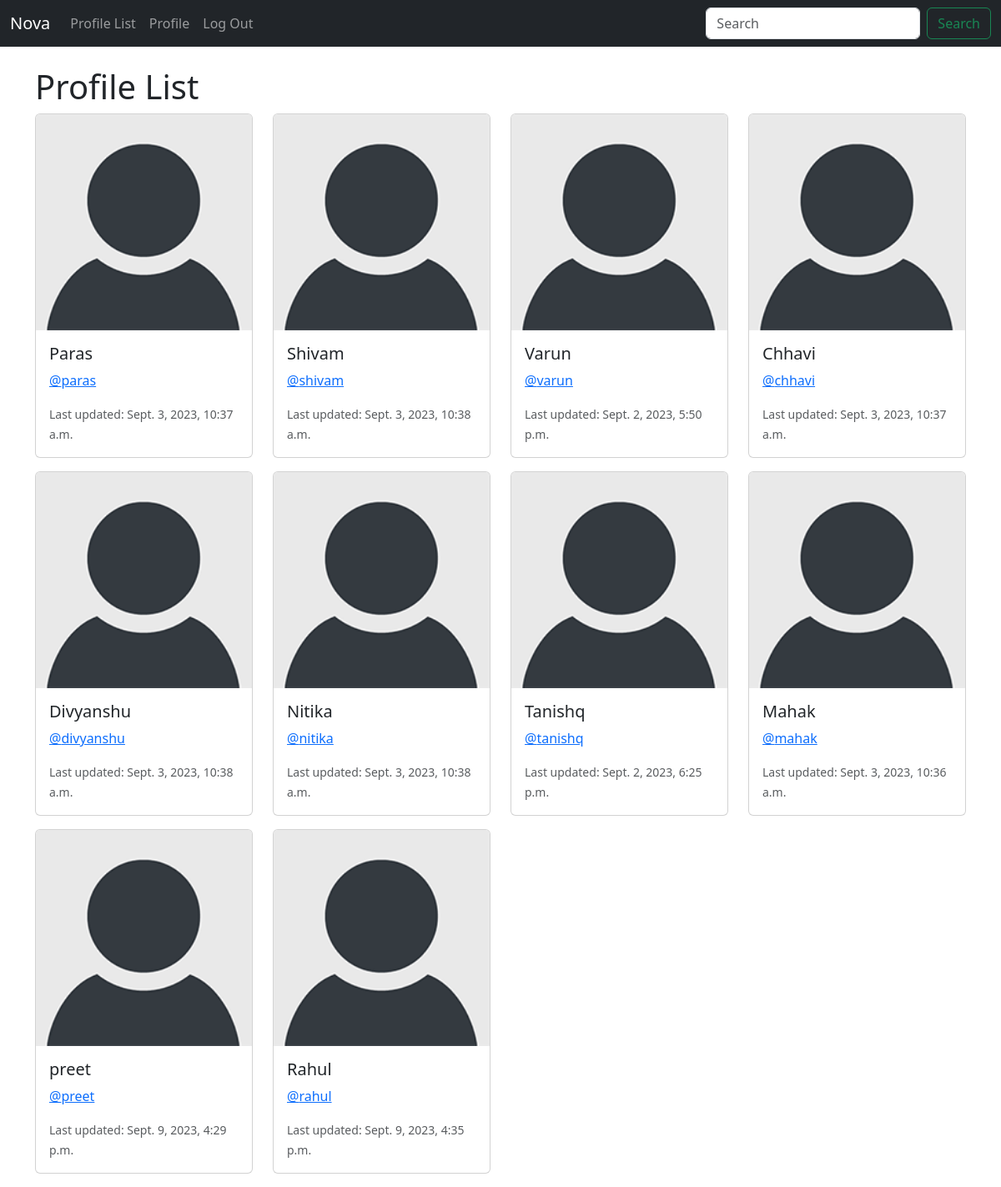
The page /profile_list/ (signed in) on the database its author committed.
### nova/models.py (models this page shows, shortened)
class Profile(models.Model):
    user = models.OneToOneField(User, on_delete=models.CASCADE)
    follows = models.ManyToManyField("self",
                                     related_name="followed_by",
                                     symmetrical=False,
                                     blank=True)
    date_modified = models.DateTimeField(User, auto_now=True)
    profile_image = models.ImageField(null = True, blank = True, upload_to='images/')

### nova/views.py (the view)
# urls.py: path('profile_list/', views.profile_list, name="profile_list"),
def profile_list(request):
    if request.user.is_authenticated:
        profiles = Profile.objects.exclude(user=request.user)
        return render(request, 'profile_list.html', {"profiles":profiles})
    else:
        messages.success(request, ("You must be Logged In to view this page"))
        return redirect('home')

### nova/templates/profile_list.html (shortened to what this page needs)
{% extends 'components/base.html' %}
{% load static %}
{% block main %}
<h1>Profile List</h1>
<div class="row">
  {% if profiles %}
    {% for profile in profiles %}
      <div class="col-12 col-md-6 col-lg-3 mb-3">
        <div class="card">
          <img src="{% static 'images/default_profile_pic.png' %}" class="card-img-top" alt="Profile image">
          <div class="card-body">
            <h5 class="card-title">{{ profile.user.username }}</h5>
            <p class="card-text"><a href="{% url 'profile' profile.user.id %}"> @{{ profile.user.username|lower }} </a></p>
            <p class="card-text">
              <small class="text-muted">Last updated: {{ profile.date_modified }}</small>
            </p>
          </div>
        </div>
      </div>
    {% endfor %}
  {% endif %}
</div>
{% endblock main %}

### rows shown on the page
Profile: user.username "Paras", user.username "paras", date_modified "Sept. 3, 2023, 10:37 a.m."
Profile: user.username "Shivam", user.username "shivam", date_modified "Sept. 3, 2023, 10:38 a.m."
Profile: user.username "Varun", user.username "varun", date_modified "Sept. 2, 2023, 5:50 p.m."
Profile: user.username "Chhavi", user.username "chhavi", date_modified "Sept. 3, 2023, 10:37 a.m."
Profile: user.username "Divyanshu", user.username "divyanshu", date_modified "Sept. 3, 2023, 10:38 a.m."
Profile: user.username "Nitika", user.username "nitika", date_modified "Sept. 3, 2023, 10:38 a.m."
Profile: user.username "Tanishq", user.username "tanishq", date_modified "Sept. 2, 2023, 6:25 p.m."
Profile: user.username "Mahak", user.username "mahak", date_modified "Sept. 3, 2023, 10:36 a.m."
Profile: user.username "preet", date_modified "Sept. 9, 2023, 4:29 p.m."
Profile: user.username "Rahul", user.username "rahul", date_modified "Sept. 9, 2023, 4:35 p.m."
